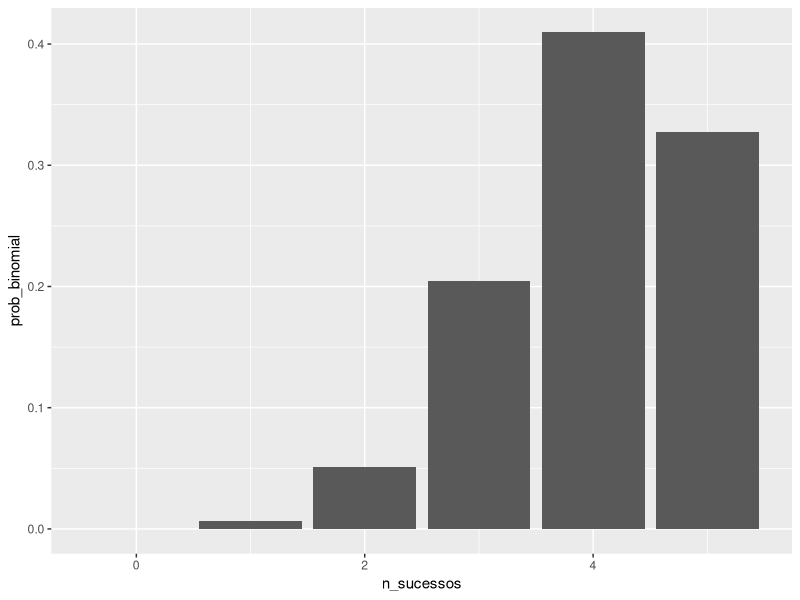

Recreate this plot in R.
# Carregar pacotes

library(tidyverse)
library(magrittr)


# criar formula da combinacao

formula_combinacao <- function( n, k){ factorial(n) / (factorial(n-k)*factorial(k))}

n = 5

for( i in 0:n ){
  combinacao <- formula_combinacao( n = n, k = i) %>% 
    show()
}


# obter probabilidades

formula_bernoulli <- function( p, n, k ){ p^k * (1-p)^(n-k) }

p = 0.8

for( i in 0:n ){
  probabilidade <- formula_bernoulli( p = p, n = n, k = i ) %>% 
    show()
}


# distribuicao binomial

for( i in 0:n ){
  distribuicao_binomial <- dbinom( x = i, size = n, prob = p ) %>% 
    show()
}


# grafico

tamanho_amostra = 5

dados <- data_frame( n_sucessos = 0:tamanho_amostra ) %>% 
  mutate( prob_binomial = dbinom( x = n_sucessos, 
                                  size = tamanho_amostra, 
                                  prob = 0.8 ) )

dados %>% 
  ggplot( aes( x = n_sucessos, y = prob_binomial ) ) +
  geom_bar( stat = 'identity')


# Exercicio no R


dbinom(x = 2, size = 5, prob = 0.8) + 
  dbinom(x = 3, size = 5, prob = 0.8) +
  dbinom(x = 4, size = 5, prob = 0.8)






